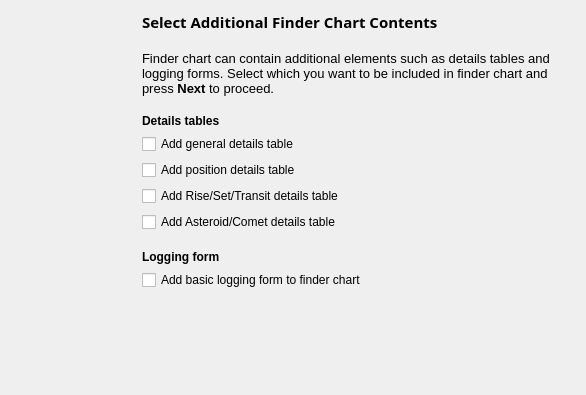
<?xml version="1.0" encoding="UTF-8"?>
<ui version="4.0">
 <class>PWizChartContents</class>
 <widget class="QWidget" name="PWizChartContents">
  <property name="geometry">
   <rect>
    <x>0</x>
    <y>0</y>
    <width>586</width>
    <height>395</height>
   </rect>
  </property>
  <property name="minimumSize">
   <size>
    <width>586</width>
    <height>395</height>
   </size>
  </property>
  <layout class="QHBoxLayout" name="horizontalLayout">
   <item>
    <widget class="QLabel" name="banner">
     <property name="sizePolicy">
      <sizepolicy hsizetype="Fixed" vsizetype="Fixed">
       <horstretch>0</horstretch>
       <verstretch>0</verstretch>
      </sizepolicy>
     </property>
     <property name="minimumSize">
      <size>
       <width>120</width>
       <height>360</height>
      </size>
     </property>
     <property name="text">
      <string/>
     </property>
    </widget>
   </item>
   <item>
    <spacer name="horizontalSpacer">
     <property name="orientation">
      <enum>Qt::Horizontal</enum>
     </property>
     <property name="sizeType">
      <enum>QSizePolicy::Fixed</enum>
     </property>
     <property name="sizeHint" stdset="0">
      <size>
       <width>5</width>
       <height>20</height>
      </size>
     </property>
    </spacer>
   </item>
   <item>
    <layout class="QVBoxLayout" name="contentsLayout">
     <property name="spacing">
      <number>6</number>
     </property>
     <property name="margin">
      <number>0</number>
     </property>
     <item>
      <widget class="QLabel" name="stepTitle">
       <property name="font">
        <font>
         <family>Sans Serif</family>
         <pointsize>11</pointsize>
         <weight>75</weight>
         <italic>false</italic>
         <bold>true</bold>
         <underline>false</underline>
         <strikeout>false</strikeout>
        </font>
       </property>
       <property name="text">
        <string>Select Additional Finder Chart Contents</string>
       </property>
      </widget>
     </item>
     <item>
      <spacer name="vertSpacer1">
       <property name="orientation">
        <enum>Qt::Vertical</enum>
       </property>
       <property name="sizeType">
        <enum>QSizePolicy::Fixed</enum>
       </property>
       <property name="sizeHint" stdset="0">
        <size>
         <width>20</width>
         <height>12</height>
        </size>
       </property>
      </spacer>
     </item>
     <item>
      <widget class="QLabel" name="stepText">
       <property name="text">
        <string>&lt;!DOCTYPE HTML PUBLIC &quot;-//W3C//DTD HTML 4.0//EN&quot; &quot;http://www.w3.org/TR/REC-html40/strict.dtd&quot;&gt;
&lt;html&gt;&lt;head&gt;&lt;meta name=&quot;qrichtext&quot; content=&quot;1&quot; /&gt;&lt;style type=&quot;text/css&quot;&gt;
p, li { white-space: pre-wrap; }
&lt;/style&gt;&lt;/head&gt;&lt;body style=&quot; font-family:'Sans'; font-size:10pt; font-weight:400; font-style:normal;&quot;&gt;
&lt;p style=&quot; margin-top:12px; margin-bottom:12px; margin-left:0px; margin-right:0px; -qt-block-indent:0; text-indent:0px;&quot;&gt;Finder chart can contain additional elements such as details tables and logging forms. Select which you want to be included in finder chart and press &lt;span style=&quot; font-weight:600;&quot;&gt;Next&lt;/span&gt; to proceed.&lt;/p&gt;&lt;/body&gt;&lt;/html&gt;</string>
       </property>
       <property name="wordWrap">
        <bool>true</bool>
       </property>
      </widget>
     </item>
     <item>
      <spacer name="vertSpacer2">
       <property name="orientation">
        <enum>Qt::Vertical</enum>
       </property>
       <property name="sizeType">
        <enum>QSizePolicy::Fixed</enum>
       </property>
       <property name="sizeHint" stdset="0">
        <size>
         <width>20</width>
         <height>12</height>
        </size>
       </property>
      </spacer>
     </item>
     <item>
      <widget class="QLabel" name="tablesLabel">
       <property name="font">
        <font>
         <weight>75</weight>
         <bold>true</bold>
        </font>
       </property>
       <property name="text">
        <string>Details tables</string>
       </property>
      </widget>
     </item>
     <item>
      <widget class="QCheckBox" name="generalCheckBox">
       <property name="text">
        <string>Add general details table</string>
       </property>
      </widget>
     </item>
     <item>
      <widget class="QCheckBox" name="posCheckBox">
       <property name="text">
        <string>Add position details table</string>
       </property>
      </widget>
     </item>
     <item>
      <widget class="QCheckBox" name="rstCheckBox">
       <property name="text">
        <string>Add Rise/Set/Transit details table</string>
       </property>
      </widget>
     </item>
     <item>
      <widget class="QCheckBox" name="astComCheckBox">
       <property name="text">
        <string>Add Asteroid/Comet details table</string>
       </property>
      </widget>
     </item>
     <item>
      <spacer name="vertSpacer3">
       <property name="orientation">
        <enum>Qt::Vertical</enum>
       </property>
       <property name="sizeType">
        <enum>QSizePolicy::Fixed</enum>
       </property>
       <property name="sizeHint" stdset="0">
        <size>
         <width>20</width>
         <height>12</height>
        </size>
       </property>
      </spacer>
     </item>
     <item>
      <widget class="QLabel" name="loggingFormLabel">
       <property name="font">
        <font>
         <weight>75</weight>
         <bold>true</bold>
        </font>
       </property>
       <property name="text">
        <string>Logging form</string>
       </property>
      </widget>
     </item>
     <item>
      <widget class="QCheckBox" name="loggingFormBox">
       <property name="text">
        <string>Add basic logging form to finder chart</string>
       </property>
      </widget>
     </item>
     <item>
      <spacer name="vertSpacer4">
       <property name="orientation">
        <enum>Qt::Vertical</enum>
       </property>
       <property name="sizeHint" stdset="0">
        <size>
         <width>20</width>
         <height>40</height>
        </size>
       </property>
      </spacer>
     </item>
    </layout>
   </item>
  </layout>
 </widget>
 <resources/>
 <connections/>
</ui>
